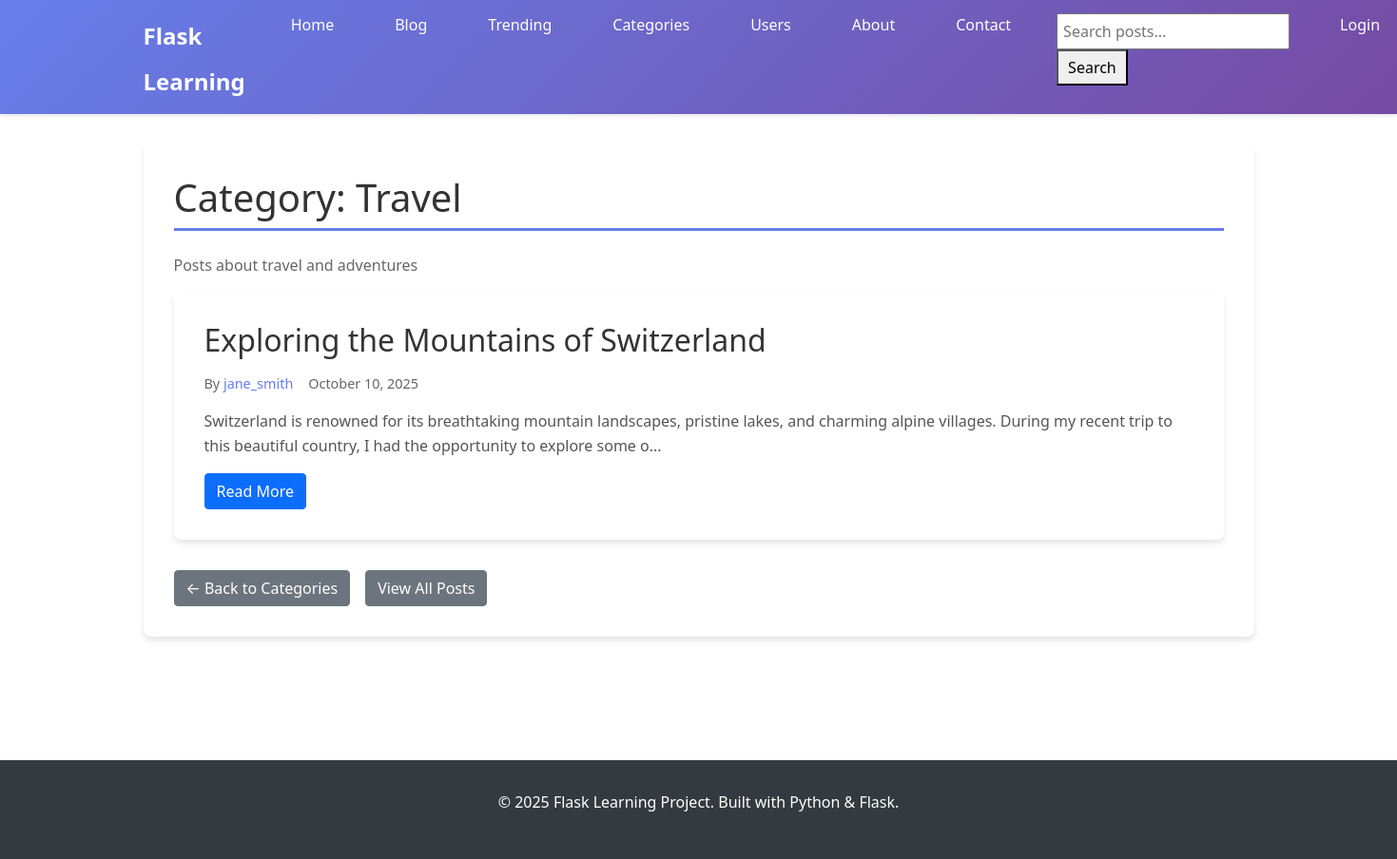
/category/3, run on an earlier commit of the app's database.
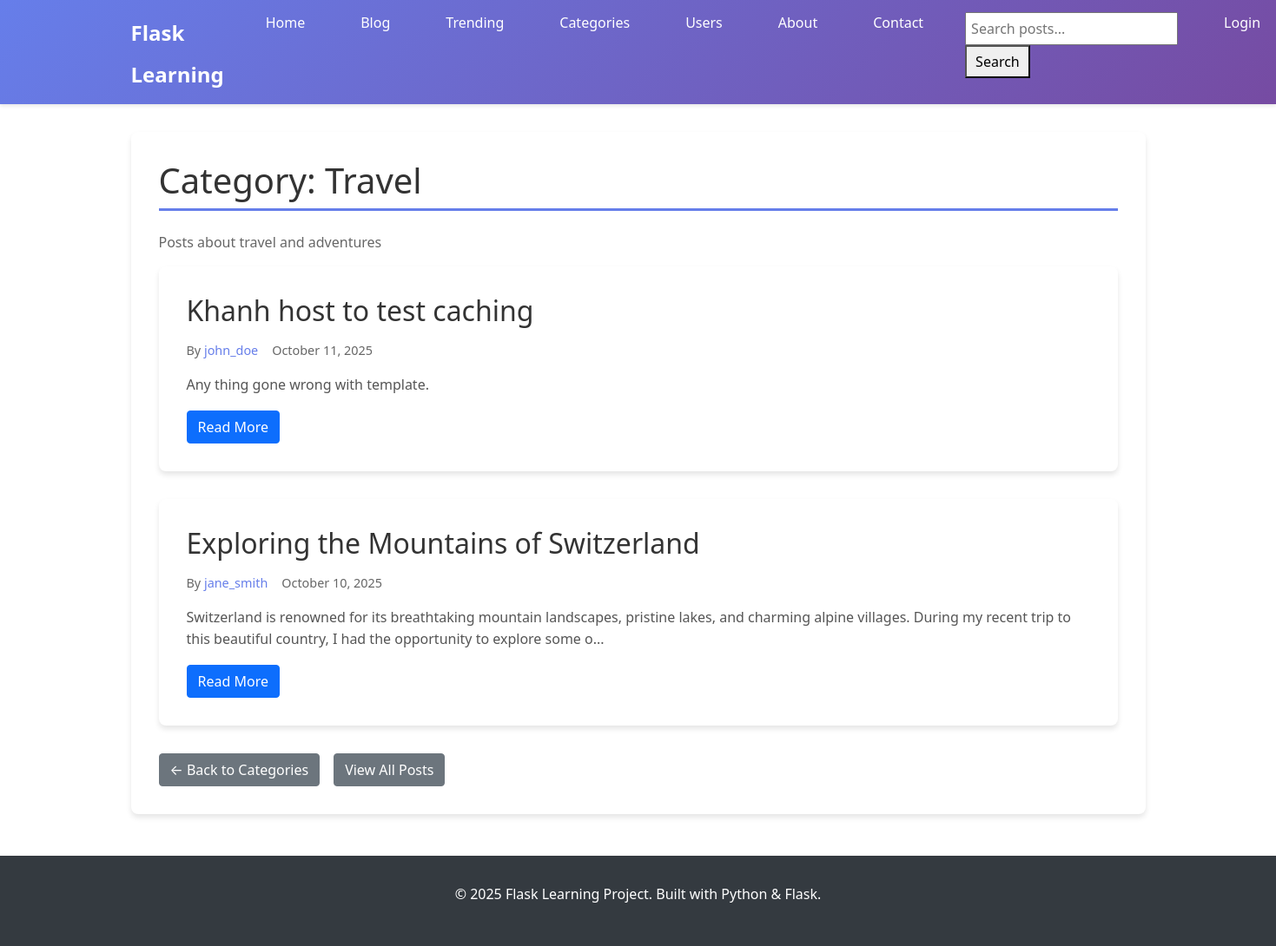
And on a later commit of the database.
### app.py (models this page shows, shortened)
class Post(db.Model):
    id = db.Column(db.Integer, primary_key=True)
    title = db.Column(db.String(200), nullable=False)
    content = db.Column(db.Text, nullable=False)
    image_filename = db.Column(db.String(255), nullable=True)
    created_at = db.Column(db.DateTime, default=datetime.utcnow)
    updated_at = db.Column(db.DateTime, default=datetime.utcnow, onupdate=datetime.utcnow)
    user_id = db.Column(db.Integer, db.ForeignKey('user.id'), nullable=False)
    category_id = db.Column(db.Integer, db.ForeignKey('category.id'), nullable=True)
    comments = db.relationship('Comment', backref='post', lazy=True, cascade='all, delete-orphan')

class User(db.Model, UserMixin):
    id = db.Column(db.Integer, primary_key=True)
    username = db.Column(db.String(80), unique=True, nullable=False)
    email = db.Column(db.String(120), unique=True, nullable=False)
    password_hash = db.Column(db.String(255), nullable=False)
    avatar_filename = db.Column(db.String(255), nullable=True, default='default-avatar.png')
    is_admin = db.Column(db.Boolean, default=False)
    created_at = db.Column(db.DateTime, default=datetime.utcnow)
    is_active = db.Column(db.Boolean, default=True)
    posts = db.relationship('Post', backref='author', lazy=True, cascade='all, delete-orphan')
    comments = db.relationship('Comment', backref='author', lazy=True, cascade='all, delete-orphan')

### app.py (the view)
@app.route('/category/<int:id>')
def category_posts(id):
    category = Category.query.get_or_404(id)
    posts = Post.query.filter_by(category_id=id).order_by(Post.created_at.desc()).all()
    return render_template('category_posts.html', title=f'Category: {category.name}',
                         category=category, posts=posts)

### templates/category_posts.html
{% extends "base.html" %}
{% block content %}
<div class="content-section">
    <h1>Category: {{ category.name }}</h1>
    {% if category.description %}
        <p class="category-description">{{ category.description }}</p>
    {% endif %}
    {% if posts %}
        <div class="posts-container">
            {% for post in posts %}
            <article class="post-card">
                <h2><a href="{{ url_for('post_detail', id=post.id) }}">{{ post.title }}</a></h2>
                <div class="post-meta">
                    <span class="author">By <a href="{{ url_for('user_profile', username=post.author.username) }}">{{ post.author.username }}</a></span>
                    <span class="date">{{ post.created_at.strftime('%B %d, %Y') }}</span>
                </div>
                <div class="post-content">
                    <p>{{ post.content[:200] }}{% if post.content|length > 200 %}...{% endif %}</p>
                </div>
                <a href="{{ url_for('post_detail', id=post.id) }}" class="btn btn-primary">Read More</a>
            </article>
            {% endfor %}
        </div>
    {% else %}
        <div class="no-posts">
            <h3>No posts in this category yet!</h3>
            <p>Be the first to create a post in the "{{ category.name }}" category.</p>
            <a href="{{ url_for('create_post') }}" class="btn btn-primary">Create Post</a>
        </div>
    {% endif %}
    <div class="navigation">
        <a href="{{ url_for('categories') }}" class="btn btn-secondary">← Back to Categories</a>
        <a href="{{ url_for('blog') }}" class="btn btn-secondary">View All Posts</a>
    </div>
</div>
{% endblock %}

What changed in the data, as far as the page shows it:
added Post: title "Khanh host to test caching", author.username "john_doe", created_at "October 11, 2025", content "Any thing gone wrong with template."
